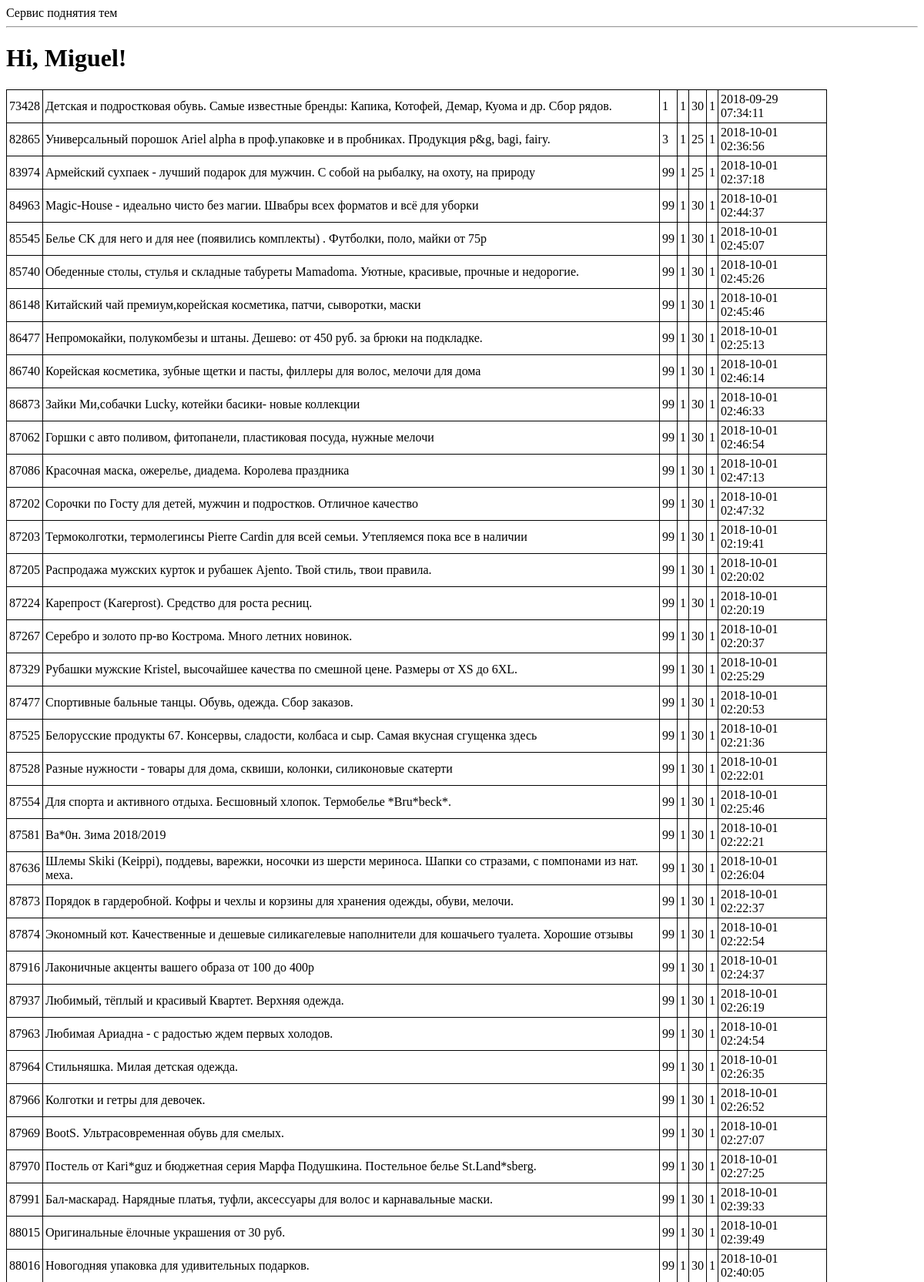
The page /2a (upper part) on the database its author committed.
### tables this page shows
CREATE TABLE topics (id INTEGER PRIMARY KEY UNIQUE NOT NULL, name VARCHAR (250) NOT NULL, ref VARCHAR (100), time_start TIME DEFAULT (7), time_stop TIME DEFAULT (23.05), interval_minutes INTEGER DEFAULT (30), user_id INTEGER REFERENCES users (id), last_up_time TIME DEFAULT (1), active INT DEFAULT (1), page INT, maxpage INT DEFAULT (1), actual INT DEFAULT (1), good_id INT DEFAULT (0));

### app.py (the view)
@app.route('/2a', methods=["GET"])
def index2():
    tpcs=engine.execute("""select t.id,
                                   t.name,
                                   t.page,
                                   t.maxpage,
                                   t.interval_minutes,
                                   t.active,
                                   datetime(last_up_time, 'unixepoch', 'localtime') up_time
                           from topics t
                           where actual=1""")
    user = {'username': 'Miguel'}
    posts = [
        {
            'author': {'username': 'John'},
            'body': 'Beautiful day in Portland!'
        },
        {
            'author': {'username': 'Susan'},
            'body': 'The Avengers movie was so cool!'
        }
    ]
    return render_template('index.html', title='Home', tpcs=tpcs, user=user)

### templates/index.html
{% extends "base.html" %}
{% block content %}
    <h1>Hi, {{ user.username }}!</h1>
    <table>
    {% for row in tpcs %}
        <tr>
            <td>{{ row["id"] }}</td>
            <td>{{ row["name"] }}</td>
            <td>{{ row["page"] }}</td>
            <td>{{ row["maxpage"] }}</td>
            <td>{{ row["interval_minutes"] }}</td>
            <td>{{ row["active"] }}</td>
            <td>{{ row["up_time"] }}</td>
        </tr>
    {% endfor %}
    </table>
{% endblock %}

### templates/base.html (shortened to what this page needs)
<html>
    <head>
    </head>
    <body>
        <div>
            Сервис поднятия тем
        </div>
        <hr>
        {% block content %}{% endblock %}
    </body>
</html>

### templates/base.html (style rules this page uses)
TABLE { width: 90%; border-collapse: collapse; }
TD, TH { padding: 3px; border: 1px solid black; }

### rows shown on the page
topics: id "73428", name "Детская и подростковая обувь. Самые известные бренды: Капика, Котофей, Демар, Куома и др. Сбор рядов.", page "1", maxpage "1", interval_minutes "30", active "1", up_time "2018-09-29 07:34:11"
topics: id "82865", name "Универсальный порошок Ariel alpha в проф.упаковке и в пробниках. Продукция p&g, bagi, fairy.", page "3", maxpage "1", interval_minutes "25", active "1", up_time "2018-10-01 02:36:56"
topics: id "83974", name "Армейский сухпаек - лучший подарок для мужчин. С собой на рыбалку, на охоту, на природу", page "99", maxpage "1", interval_minutes "25", active "1", up_time "2018-10-01 02:37:18"
topics: id "84963", name "Magic-House - идеально чисто без магии. Швабры всех форматов и всё для уборки", page "99", maxpage "1", interval_minutes "30", active "1", up_time "2018-10-01 02:44:37"
topics: id "85545", name "Белье CK для него и для нее (появились комплекты) . Футболки, поло, майки от 75р", page "99", maxpage "1", interval_minutes "30", active "1", up_time "2018-10-01 02:45:07"
topics: id "85740", name "Обеденные столы, стулья и складные табуреты Mamadoma. Уютные, красивые, прочные и недорогие.", page "99", maxpage "1", interval_minutes "30", active "1", up_time "2018-10-01 02:45:26"
topics: id "86148", name "Китайский чай премиум,корейская косметика, патчи, сыворотки, маски", page "99", maxpage "1", interval_minutes "30", active "1", up_time "2018-10-01 02:45:46"
topics: id "86477", name "Непромокайки, полукомбезы и штаны. Дешево: от 450 руб. за брюки на подкладке.", page "99", maxpage "1", interval_minutes "30", active "1", up_time "2018-10-01 02:25:13"
topics: id "86740", name "Корейская косметика, зубные щетки и пасты, филлеры для волос, мелочи для дома", page "99", maxpage "1", interval_minutes "30", active "1", up_time "2018-10-01 02:46:14"
topics: id "86873", name "Зайки Ми,собачки Lucky, котейки басики- новые коллекции", page "99", maxpage "1", interval_minutes "30", active "1", up_time "2018-10-01 02:46:33"
topics: id "87062", name "Горшки с авто поливом, фитопанели, пластиковая посуда, нужные мелочи", page "99", maxpage "1", interval_minutes "30", active "1", up_time "2018-10-01 02:46:54"
topics: id "87086", name "Красочная маска, ожерелье, диадема. Королева праздника", page "99", maxpage "1", interval_minutes "30", active "1", up_time "2018-10-01 02:47:13"
topics: id "87202", name "Сорочки по Госту для детей, мужчин и подростков. Отличное качество", page "99", maxpage "1", interval_minutes "30", active "1", up_time "2018-10-01 02:47:32"
topics: id "87203", name "Термоколготки, термолегинсы Pierre Cardin для всей семьи. Утепляемся пока все в наличии", page "99", maxpage "1", interval_minutes "30", active "1", up_time "2018-10-01 02:19:41"
topics: id "87205", name "Распродажа мужских курток и рубашек Ajento. Твой стиль, твои правила.", page "99", maxpage "1", interval_minutes "30", active "1", up_time "2018-10-01 02:20:02"
topics: id "87224", name "Карепрост (Kareprost). Средство для роста ресниц.", page "99", maxpage "1", interval_minutes "30", active "1", up_time "2018-10-01 02:20:19"
topics: id "87267", name "Серебро и золото пр-во Кострома. Много летних новинок.", page "99", maxpage "1", interval_minutes "30", active "1", up_time "2018-10-01 02:20:37"
topics: id "87329", name "Рубашки мужские Kristel, высочайшее качества по смешной цене. Размеры от XS до 6XL.", page "99", maxpage "1", interval_minutes "30", active "1", up_time "2018-10-01 02:25:29"
topics: id "87477", name "Спортивные бальные танцы. Обувь, одежда. Сбор заказов.", page "99", maxpage "1", interval_minutes "30", active "1", up_time "2018-10-01 02:20:53"
topics: id "87525", name "Белорусские продукты 67. Консервы, сладости, колбаса и сыр. Самая вкусная сгущенка здесь", page "99", maxpage "1", interval_minutes "30", active "1", up_time "2018-10-01 02:21:36"
topics: id "87528", name "Разные нужности - товары для дома, сквиши, колонки, силиконовые скатерти", page "99", maxpage "1", interval_minutes "30", active "1", up_time "2018-10-01 02:22:01"
topics: id "87554", name "Для спорта и активного отдыха. Бесшовный хлопок. Термобелье *Bru*beck*.", page "99", maxpage "1", interval_minutes "30", active "1", up_time "2018-10-01 02:25:46"
topics: id "87581", name "Ba*0н. Зима 2018/2019", page "99", maxpage "1", interval_minutes "30", active "1", up_time "2018-10-01 02:22:21"
topics: id "87636", name "Шлемы Skiki (Keippi), поддевы, варежки, носочки из шерсти мериноса. Шапки со стразами, с помпонами из нат. меха.", page "99", maxpage "1", interval_minutes "30", active "1", up_time "2018-10-01 02:26:04"
topics: id "87873", name "Порядок в гардеробной. Кофры и чехлы и корзины для хранения одежды, обуви, мелочи.", page "99", maxpage "1", interval_minutes "30", active "1", up_time "2018-10-01 02:22:37"
topics: id "87874", name "Экономный кот. Качественные и дешевые силикагелевые наполнители для кошачьего туалета. Хорошие отзывы", page "99", maxpage "1", interval_minutes "30", active "1", up_time "2018-10-01 02:22:54"
topics: id "87916", name "Лаконичные акценты вашего образа от 100 до 400р", page "99", maxpage "1", interval_minutes "30", active "1", up_time "2018-10-01 02:24:37"
topics: id "87937", name "Любимый, тёплый и красивый Квартет. Верхняя одежда.", page "99", maxpage "1", interval_minutes "30", active "1", up_time "2018-10-01 02:26:19"
topics: id "87963", name "Любимая Ариадна - с радостью ждем первых холодов.", page "99", maxpage "1", interval_minutes "30", active "1", up_time "2018-10-01 02:24:54"
topics: id "87964", name "Стильняшка. Милая детская одежда.", page "99", maxpage "1", interval_minutes "30", active "1", up_time "2018-10-01 02:26:35"
topics: id "87966", name "Колготки и гетры для девочек.", page "99", maxpage "1", interval_minutes "30", active "1", up_time "2018-10-01 02:26:52"
topics: id "87969", name "BootS. Ультрасовременная обувь для смелых.", page "99", maxpage "1", interval_minutes "30", active "1", up_time "2018-10-01 02:27:07"
topics: id "87970", name "Постель от Kari*guz и бюджетная серия Марфа Подушкина. Постельное белье St.Land*sberg.", page "99", maxpage "1", interval_minutes "30", active "1", up_time "2018-10-01 02:27:25"
topics: id "87991", name "Бал-маскарад. Нарядные платья, туфли, аксессуары для волос и карнавальные маски.", page "99", maxpage "1", interval_minutes "30", active "1", up_time "2018-10-01 02:39:33"
topics: id "88015", name "Оригинальные ёлочные украшения от 30 руб.", page "99", maxpage "1", interval_minutes "30", active "1", up_time "2018-10-01 02:39:49"
topics: id "88016", name "Новогодняя упаковка для удивительных подарков.", page "99", maxpage "1", interval_minutes "30", active "1", up_time "2018-10-01 02:40:05"

### other values the page prints
{{ user.username }} "Miguel"
